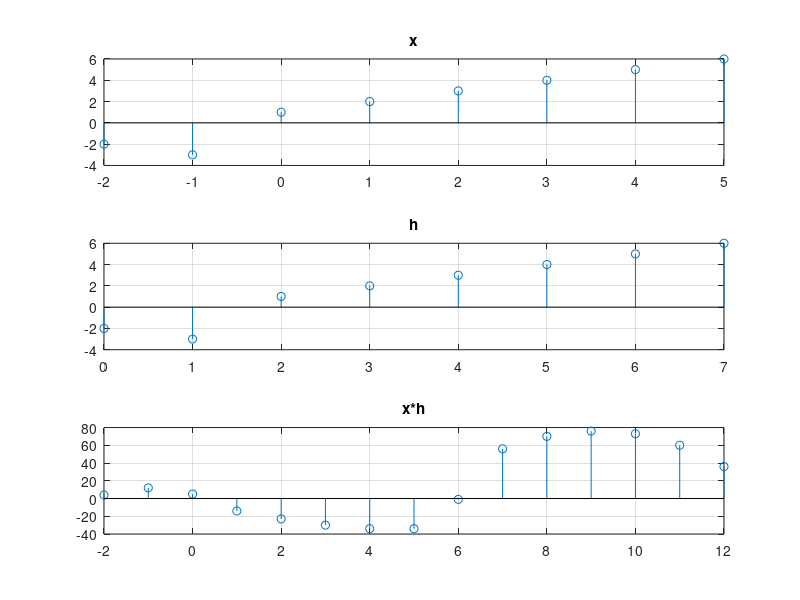

Recreate this plot in MATLAB.
%% clear
clc
clear all
close all

%% process
x = [-2 -3 1 2 3 4 5 6]; 
lx=length(x);
n1= -2:1:5;
h = [-2 -3 1 2 3 4 5 6];
lh=length(h);
n2= 0:1:7;
n3= (n1(1)+n2(1)) : 1 : (n1(lx)+n2(lh));
l3= (lx+lh-1);
x1= [x zeros(1,l3-lx)];
h1= [h zeros(1,l3-lh)];
y=zeros(1,l3);
for i=1:l3
    for j=1:i
        y(i)=y(i)+ x1(j)* h1(i-j+1);
    end
end

%% plot
subplot(3,1,1);
stem(n1,x);
title('x');
grid on;
subplot(3,1,2);
stem(n2,h);
title('h');
grid on;
subplot(3,1,3);
stem(n3,y);
title('x*h');
grid on;
y
